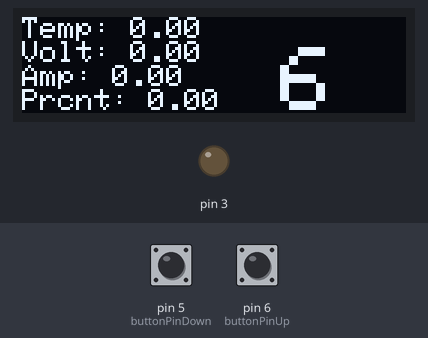
A sketch run on a simulated Arduino Uno, built with avr-gcc and run on an emulated ATmega328P. On the bench: 128×32 one-colour display, output pins drawn as LEDs (lit = HIGH). The inputs (shaded band) are chosen by the test bench; at power-on: pin 5 (buttonPinDown) LOW, pin 6 (buttonPinUp) LOW. The display library's start-up logo is not drawn.

Above: at 3.2 s.
3.3 s: pin 5 (buttonPinDown) pulled HIGH for 0.15 s
At 4.4 s:
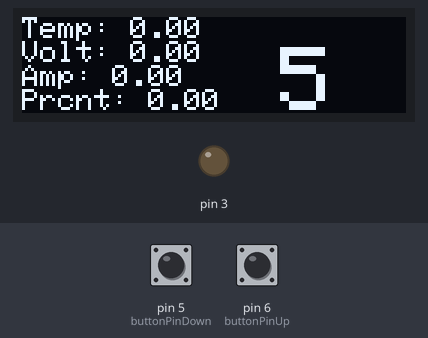
4.9 s: pin 5 (buttonPinDown) pulled HIGH for 1 s
At 5.7 s:
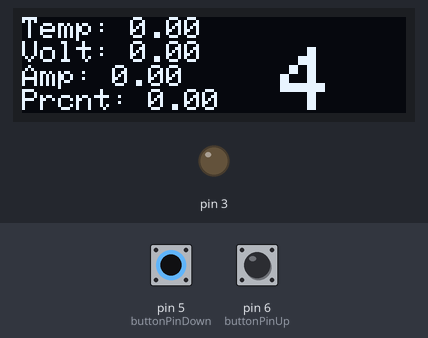
7.4 s: pin 5 (buttonPinDown) pulsed HIGH 5 times (0.12 s each, 0.3 s apart)
At 8.6 s:
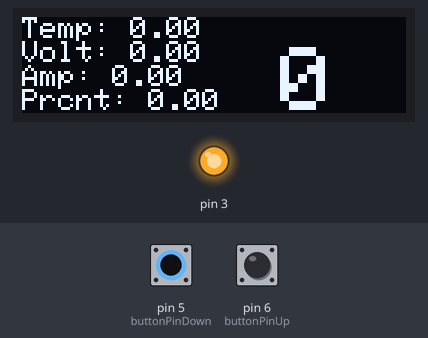
10.4 s: pin 6 (buttonPinUp) pulled HIGH for 0.15 s
At 11.4 s:
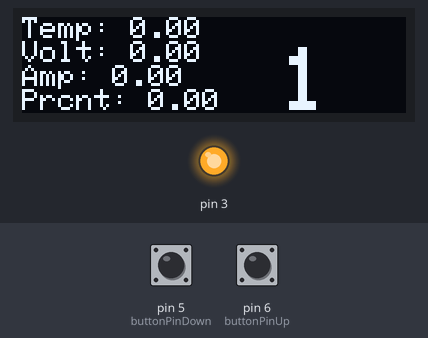
12.0 s: pin 6 (buttonPinUp) pulled HIGH for 1 s
At 12.5 s:
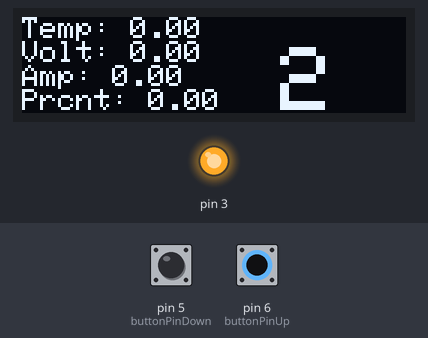
Timing chart, 0 to 15.0 s (numbered marks = the images above; inputs shaded):
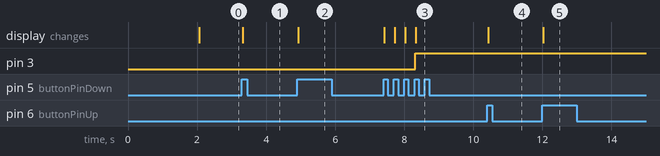

Measured:
- after the input at 3.3 s, the display: changes at once (image 1)
- after the input at 4.9 s, the display: changes at once (image 2)
- after the input at 7.4 s, pin 3: LOW → HIGH after 0.92 s; the display: first changes at once (image 3 shows a later state)
- after the input at 10.4 s, the display: changes at once (image 4)
- after the input at 12.0 s, the display: changes at once (image 5)

The sketch:

Battsave.ino
```cpp
  #include <SPI.h>
  #include <Wire.h>
  #include <Adafruit_GFX.h>
  #include <Adafruit_SSD1306.h>
  #define SCREEN_WIDTH 128 // OLED display width, in pixels
  #define SCREEN_HEIGHT 32 // OLED display height, in pixels
  // Declaration for an SSD1306 display connected to I2C (SDA, SCL pins)
  #define OLED_RESET     4 // Reset pin # (or -1 if sharing Arduino reset pin)
  Adafruit_SSD1306 display(SCREEN_WIDTH, SCREEN_HEIGHT, &Wire, OLED_RESET);


    //Global Variables for Incoming Serial - Functions are designed in such a way that variables are stored globally.
    //I dont forsee this causing any issues, but if you suspect it is, lemme knmow and i might be able to change it to passing variables.

    double Temperature = 0;
    double Voltage = 0;
    double Current = 0;
    double Percentage = 0;

    String incoming;
    String message;
    boolean newData = false;

    int analogPin = A0;
    int Threshold = 6;

    const int buttonPinUp = 6;
    const int buttonPinDown = 5;
    int buttonStateUp = 0;         // variable for reading the pushbutton status
    int buttonStateDown = 0;
    int lastButtonStateUp = 0;
    int lastButtonStateDown = 0;
    int buttonPushCounterUp = 0;
    int buttonPushCounterDown = 9;

    int loopCounter = 0;

void setup() {
    pinMode(3, OUTPUT);
    pinMode(6, INPUT); //Moved to 6 instead of 4 because 4 is reserved as the OLED reset Pin
    pinMode(5, INPUT);
    Serial.begin(9600);

    //Display Setup
     if(!display.begin(SSD1306_SWITCHCAPVCC, 0x3C)) { // Address 0x3C for 128x32
     Serial.println(F("SSD1306 allocation failed"));
     for(;;); // Don't proceed, loop forever
     }
     // Show initial display buffer contents on the screen --
     // the library initializes this with an Adafruit splash screen.
     display.display();
     delay(2000); // Pause for 2 seconds
     // Clear the buffer
     display.clearDisplay();
}

void UpdateScreen(){
  display.clearDisplay();
  display.setTextSize(1);      // Normal 1:1 pixel scale
  display.setTextColor(WHITE); // Draw white text
  display.setCursor(0, 0);     // Start at top-left corner
  display.cp437(true);         // Use full 256 char 'Code Page 437' font

  // Not all the characters will fit on the display. This is normal.
  // Library will draw what it can and the rest will be clipped.
  //for(int16_t i=0; i<256; i++) {
  //  if(i == '\n') display.write(' ');
  //  else          display.write(i);
  //}


  display.print("Temp: ");
  display.println(Temperature);
  display.print("Volt: ");
  display.println(Voltage);
  display.print("Amp: ");
  display.println(Current);
  display.print("Prcnt: ");
  display.println(Percentage);


  display.setCursor(86, 10);
  display.setTextSize(3);
  display.print(Threshold);
  display.display();
}


//Takes raw incoming serial data from buffer, separates it into individual messages upon detection of null character
//Also triggers newData flag to signal that the serial data has arrived and we should now update our variables.
void getMessage(){

  if(Serial.available()){

        char c = Serial.read();
        String test = "test";

        if (c!= '\0'){
          incoming += c;
          //Serial.print("recorded");
        }
        if (c == '\0'){
          //Serial.print("full message received: ");
          //Serial.print(incoming);
          message = incoming;
          incoming = "";
          newData = true;
        }
    }
}


//Takes messages from getMessage() and parses them into their respective variables
//Also clears the newData flag
void parseMessage(){
  //Structure of message this function is designed to parse:
  //Temp + \n + Voltage + \n + Current + \n + Percentage + \n

  String temporary = "";
  int i = 0;
  int varCounter = 0; //increments to switch between vars


    for (i=0; i < message.length(); i++){
      if (message[i] != '\n'){
        temporary += message [i];
        //Serial.println(message[i]);
      }

      if (message[i] == '\n'){
        if(varCounter == 0){
          Temperature = temporary.toDouble();
          varCounter++;
        }
        else if(varCounter == 1){
          Voltage = temporary.toDouble();
          varCounter++;
        }
        else if(varCounter == 2){
          Current = temporary.toDouble();
          varCounter++;
        }
        else if(varCounter == 3){
          Percentage = temporary.toDouble();
          varCounter++;
        }
        temporary = "";

      }
    }


  newData = false;

}


void loop() {

  getMessage(); //if there is any incoming serial to record, record it.
  if (newData == true){
    parseMessage(); //if a full message has been recieved, parse and extract the data from it.

    // To test on PC serial monitor: exchange '\0' in getMessage() for '\r' , uncomment below
    /*
    Serial.println("Temperature: ");
    Serial.println(Temperature);
    Serial.println("Voltage: ");
    Serial.println(Voltage);
    Serial.println("Current: ");
    Serial.println(Current);
    Serial.println("Percentage: ");
    Serial.println(Percentage);
    */
  }


  //Rest of our code


  //Button Read
  buttonStateUp = digitalRead(buttonPinUp);
  buttonStateDown = digitalRead(buttonPinDown);
  if(buttonStateUp != lastButtonStateUp){

  // check if the pushbutton is pressed. If it is, the buttonState is HIGH:
    if (buttonStateUp == HIGH) {
       Threshold++;
       if (Threshold > 100){
         Threshold = 100;
       }
    }
   }
   if(buttonStateDown != lastButtonStateDown){
    // check if the pushbutton is pressed. If it is, the buttonState is HIGH:
    if (buttonStateDown == HIGH) {
        Threshold--;
        if (Threshold < 0){
          Threshold = 0;
        }
    }
   }
   lastButtonStateUp = buttonStateUp;
   lastButtonStateDown = buttonStateDown;


  //Relay Control
  if(Percentage >= Threshold){
    digitalWrite(3, HIGH);
  }
  else{
    if (Percentage <= (Threshold-5)){ //Implemented Hysteresis
      digitalWrite(3, LOW);
    }
  }

  //Serial.println(Threshold);
  UpdateScreen();

   loopCounter++;
   if (loopCounter == 133){
   loopCounter = 0;
   }


//BE WARY OF USING DELAYS
//Arduinos can only run one loop. This means that they can only do one thing at a time.
//If the code tells them to delay for 5 seconds, any incoming serial messages from the phone might be ignored and missed.
//(I believe theres actually a hardware buffer to help mitigate this problem, but it won't eliminate it)
//Idk why we would need to use delays anywhere in this code, but if we do, we will need to implement an interrupt handler :(

}


/*
    //Echoes back to Phone. Used for testing purposes, will likely not include in final product.
    if(Serial.available()){
        char c = Serial.read();
        Serial.print(c);
    }
*/
```
